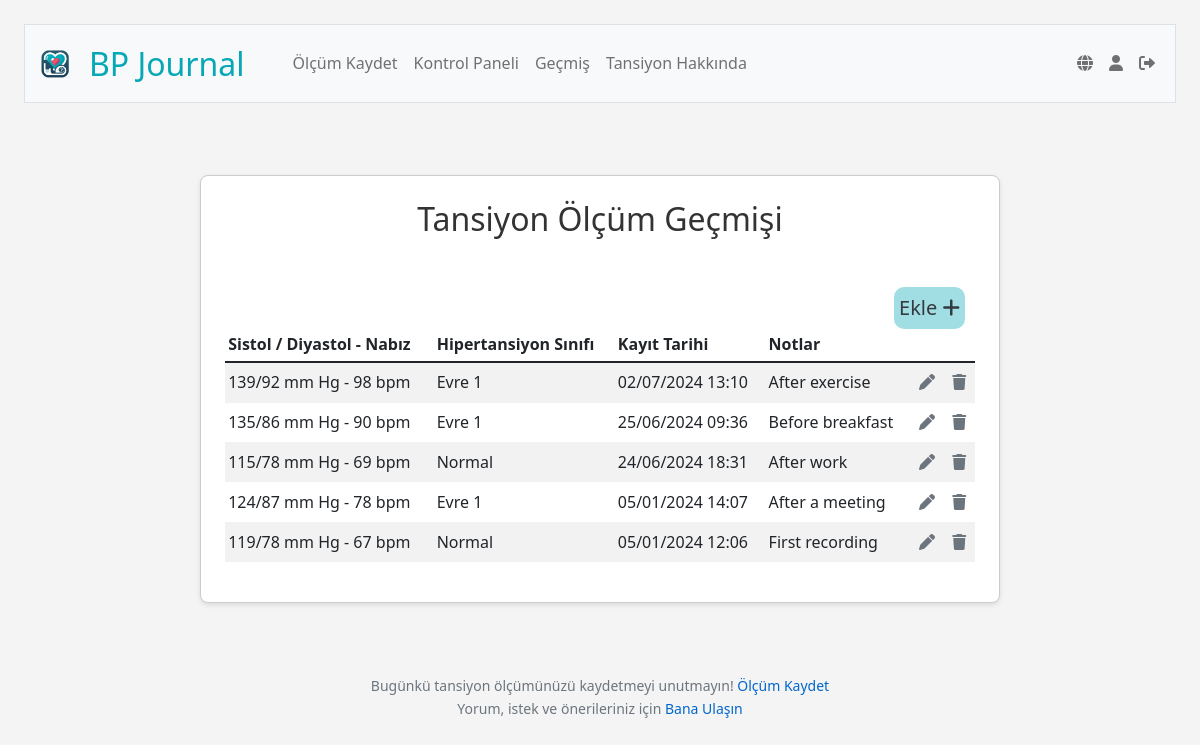
/history (signed in), run on an earlier commit of the app's database.
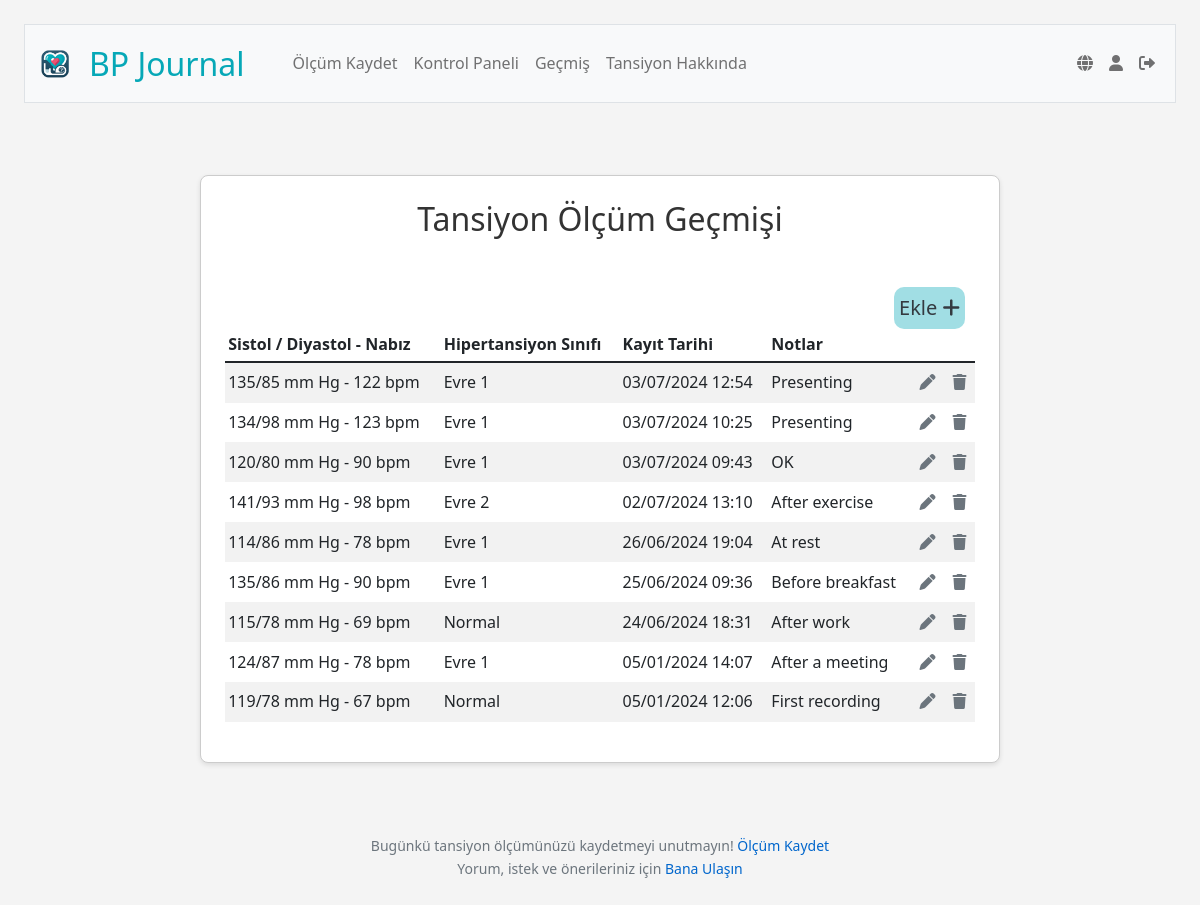
And on a later commit of the database.
### tables this page shows
CREATE TABLE blood_pressure_readings (
id INTEGER PRIMARY KEY AUTOINCREMENT NOT NULL,
user_id INTEGER NOT NULL,
systolic INTEGER NOT NULL,
diastolic INTEGER NOT NULL,
pulse INTEGER,
reading_date DATETIME DEFAULT CURRENT_TIMESTAMP,
notes TEXT,
FOREIGN KEY (user_id) REFERENCES users (id));

### app.py (the view)
@app.route("/history", methods=["GET", "POST"])
@login_required
def history():
    data=g.language_data['history']
    if request.method == "POST":
        if "edit_record" in request.form:
            record_id = request.form.get("record_id")
            return redirect(url_for('edit', id=record_id))
        elif "remove_record" in request.form:
            record_id = request.form.get("record_id")
            try:
                db.execute("DELETE FROM blood_pressure_readings WHERE id = ?", record_id)
                flash(data['removeSuccess'], 'success')
                return redirect("/history")
            except Exception as e:
                flash(f"{data['removeFail']} {e}", 'danger')
                return redirect("/history")
    else:
        user_id = session["user_id"]
        user_timezone = db.execute("SELECT timezone FROM users WHERE id = ?", user_id)[0]['timezone']
        user_tz = pytz.timezone(user_timezone)
        recording_rows = db.execute("""
                                    SELECT *
                                    FROM blood_pressure_readings
                                    WHERE user_id = ?
                                    ORDER BY reading_date DESC
        """, user_id)
        for row in recording_rows:
            row["classification"] = classify_bp(row["systolic"], row["diastolic"])
            utc_time = row["reading_date"]
            try:
                local_time = pytz.utc.localize(datetime.strptime(utc_time, '%Y-%m-%d %H:%M:%S')).astimezone(user_tz)
                row["reading_date"] = local_time.strftime('%d/%m/%Y %H:%M')
            except Exception:
                row["reading_date"] = utc_time
    return render_template("history.html", classes=g.language_data['classes'], history=recording_rows, data=data)

### app.py (called while the page is built)
@app.before_request
def load_language_data():
    if 'language' not in session:
        session['language'] = 'tr'
    user_lang = session['language']
    with open(f'languages/{user_lang}.json', 'r') as file:
        g.language_data = json.load(file)
    g.language_data['current_lang'] = user_lang

@app.after_request
def after_request(response):
    response.headers["Cache-Control"] = "no-cache, no-store, must-revalidate"
    response.headers["Expires"] = 0
    response.headers["Pragma"] = "no-cache"
    return response

@app.context_processor
def inject_layout_data():
    return dict(layout_data=g.language_data['layout'])

@app.context_processor
def inject_user_details():
    if 'user_id' in session:
        user_id = session['user_id']
        user_info = db.execute("SELECT username FROM users WHERE id = ?", user_id)
        if user_info:
            username = user_info[0]['username']
        else:
            username = None
    else:
        username = None
    return {'username': username}

### helpers.py (called while the page is built)
def classify_bp(systolic, diastolic):
    if systolic < 120 and diastolic < 80:
        return "Normal"
    elif 120 <= systolic < 130 and diastolic < 80:
        return "Elevated"
    elif 130 <= systolic < 140 or 80 <= diastolic < 90:
        return "High1"
    elif 140 <= systolic or 90 <= diastolic:
        return "High2"
    else:
        return "Crisis"

def login_required(f):
    @wraps(f)
    def decorated_function(*args, **kwargs):
        if session.get("user_id") is None:
            return redirect("/login")
        return f(*args, **kwargs)
    return decorated_function

### templates/history.html (shortened to what this page needs)
{% extends "layout.html" %}
{% block main %}
    <div class="section">
        <h2>{{ data.heading }}</h2>
        <a class="add-record-button" href="/record" title="{{ layout_data.recordReading }}">
            {{ data.recordReading }} <i class="fas fa-plus icon"></i>
        </a>
        <link rel="stylesheet" href="https://cdnjs.cloudflare.com/ajax/libs/font-awesome/6.0.0-beta3/css/all.min.css">
        <table class="table table-striped">
            <thead>
                <tr>
                    <th class="text-start">{{ data.combined }}</th>
                    <th class="text-start">{{ data.readingClassification }}</th>
                    <th class="text-start">{{ data.dateRecorded }}</th>
                    <th class="text-start">{{ data.notes }}</th>
                    <th class="text-start"></th>
                    <th class="text-start"></th>
                </tr>
            </thead>
            <tbody>
                {% for row in history %}
                <tr>
                    <td class="text-start">{{ row.systolic }}/{{ row.diastolic }} mm Hg - {{ row.pulse }} bpm</td>
                    <td class="text-start">{{ classes[row.classification] }}</td>
                    <td class="text-start">{{ row.reading_date }}</td>
                    <td class="text-start">{{ row.notes }}</td>
                    <td>
                    <form action="/history" method="POST" style="display:inline;">
                        <button type="submit" name="edit_record" class="icon-btn" title="{{ data.editRecording }}">
                            <i class="fas fa-pen"></i>
                        </button>
                    </form>
                    </td>
                    <td>
                    <form action="/history" method="POST" style="display:inline;">
                        <button type="submit" name="remove_record" class="icon-btn" title="{{ data.removeRecording }}">
                            <i class="fas fa-trash"></i>
                        </button>
                    </form>
                    </td>
                </tr>
                {% endfor %}
            </tbody>
        </table>
    </div>
{% endblock %}

### templates/layout.html (shortened to what this page needs)
<!DOCTYPE html>
<html lang="en">
    <head>
        <link href="https://cdn.jsdelivr.net/npm/bootstrap@5.1.3/dist/css/bootstrap.min.css" rel="stylesheet">
        <link href="/static/styles.css" rel="stylesheet">
        <link rel="stylesheet" href="https://cdnjs.cloudflare.com/ajax/libs/font-awesome/6.0.0-beta3/css/all.min.css">
    </head>
    <body>
        <nav class="bg-light border navbar navbar-expand-md navbar-light">
            <div class="container-fluid">
                <a class="navbar-brand" href="/"><img src="/static/icon.png" height="40px" width="40px"  alt="App Icon"><span class="blue">{{ layout_data.navbarBrand }}</span></a>
                <div class="collapse navbar-collapse" id="navbar">
                    {% if session["user_id"] %}
                        <ul class="navbar-nav me-auto">
                            <li class="nav-item"><a class="nav-link" href="/record">{{ layout_data.recordReading }}</a></li>
                            <li class="nav-item"><a class="nav-link" href="/dashboard">{{ layout_data.dashboard }}</a></li>
                            <li class="nav-item"><a class="nav-link" href="/history">{{ layout_data.history }}</a></li>
                            <li class="nav-item"><a class="nav-link" href="/resources">{{ layout_data.resources }}</a></li>
                        </ul>
                        <ul class="navbar-nav ms-auto" id="navProfileLogOutLinks">
                            <li class="nav-item">
                                <a class="nav-link" href="/toggle_language" class="nav-link" title="{% if session.get('language', 'tr') == 'tr' %}English{% else %}Türkçe{% endif %}">
                                    <i class="fas fa-globe"></i>
                                </a>
                            </li>
                            <li class="nav-item">
                                <a class="nav-link" href="/profile" title="{{ username }}">
                                    <i class="fas fa-user"></i>
                                </a>
                            </li>
                            <li class="nav-item">
                                <a class="nav-link" href="/logout" title="{{ layout_data.logOut }}">
                                    <i class="fas fa-sign-out-alt"></i>
                                </a>
                            </li>
                        </ul>
                    {% endif %}
                </div>
            </div>
        </nav>
        <main class="container-fluid py-5 text-center">
            {% block main %}{% endblock %}
        </main>
        <footer class="mb-5 small text-center text-muted">
            {% if session["user_id"] %}
                {{ layout_data.footerTextA }} <a href="/record">{{ layout_data.footerTextB }}</a> <br>
            {% endif %}
                {{ layout_data.footerTextC }} <a href="mailto:dryelissatomic@gmail.com">{{ layout_data.footerTextD }}</a>
        </footer>
    </body>
</html>

### static/styles.css (style rules this page uses)
body { background-color: #f4f4f4; color: #333; font-family: 'Segoe UI', Arial, sans-serif; line-height: 1.6; margin: 0; padding: 1.5em; }
h2, h3, h4, h5 { margin-bottom: 1.5em; text-align: center; }
h2 { font-size: 2em; }
p, li, a { font-size: 1em; text-align: justify; }
p, li { margin-bottom: 0.75em; }
a { color: #0066cc; text-decoration: none; }
ul, ol { margin-bottom: 1em; margin-left: 1.5em; }
.section { background-color: #ffffff; border: 1px solid #ccc; border-radius: 0.5em; box-shadow: 0 2px 5px rgba(0,0,0,0.1); padding: 1.5em; margin: 1.5em auto; margin-left: auto; margin-right: auto; max-width: 800px; }
.table>:not(caption)>*>* { border-bottom-width: 0px; padding: .2rem .2rem; vertical-align: middle; }
.text-center { text-align: center; }
nav .navbar-brand { font-size: xx-large; vertical-align: middle; display: flex; align-items: center; }
nav .navbar-brand img { height: 36px; width: auto; vertical-align: middle; }
nav .navbar-brand .blue { color: #06a8b7; margin-left: 0.5em; }
.navbar-nav { display: flex; justify-content: space-between; align-items: center; }
.navbar-nav .nav-item { width: max-content; }
.navbar-nav .nav-link, .navbar-nav .nav-item { margin-bottom: 0 !important; align-items: center; }
.add-record-button { background: #06a8b760; border: none; border-left: 0.5em; border-radius: 0.5em; color: #343a40; cursor: pointer; float: right; font-size: 1.25em; margin: 0; margin-left: 0.5em; margin-right: 0.5em; padding: 0.25em; transition-duration: 0.3s; }
.icon-btn { background: none; border: none; border-radius: 0.25em; color: #6c757d; cursor: pointer; font-size: 1em; padding: 0.25em; margin: 0; transition: 0.3s; }

What changed in the data, as far as the page shows it:
added blood_pressure_readings: systolic "135", diastolic "85", pulse "122", classes "Evre 1", reading_date "03/07/2024 12:54", notes "Presenting"
added blood_pressure_readings: systolic "134", diastolic "98", pulse "123", classes "Evre 1", reading_date "03/07/2024 10:25", notes "Presenting"
added blood_pressure_readings: systolic "120", diastolic "80", pulse "90", classes "Evre 1", reading_date "03/07/2024 09:43", notes "OK"
changed blood_pressure_readings "After exercise": systolic "139" → "141"; diastolic "92" → "93"; classes "Evre 1" → "Evre 2"
added blood_pressure_readings: systolic "114", diastolic "86", pulse "78", classes "Evre 1", reading_date "26/06/2024 19:04", notes "At rest"
